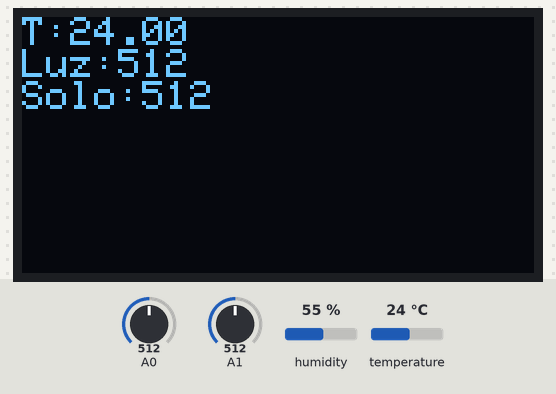
The sketch below on a simulated Arduino Uno, built with avr-gcc and run on an emulated ATmega328P. Parts: 128×64 one-colour display. Inputs (shaded band) come from the test bench; at power-on: temperature 24 °C, A0 = 512, A1 = 512, humidity 55 %.

Above: at 1.8 s.
1.9 s: temperature set to 12 °C
At 3.3 s:
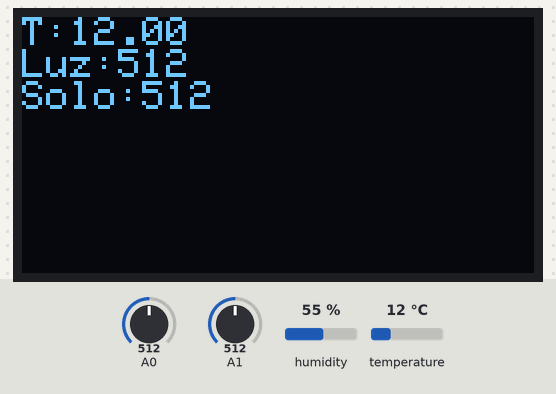
3.6 s: A0 set to 716
At 5.4 s:
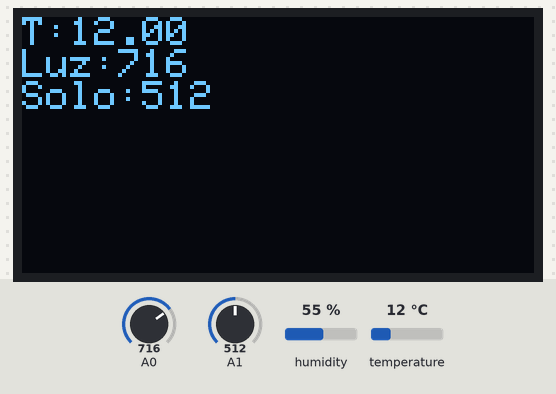
5.7 s: A1 set to 716
At 6.6 s:
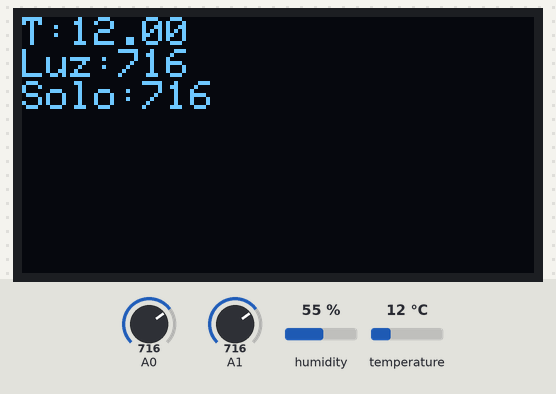
7.8 s: temperature set to 19 °C
9.9 s: A0 set to 992
At 10.9 s:
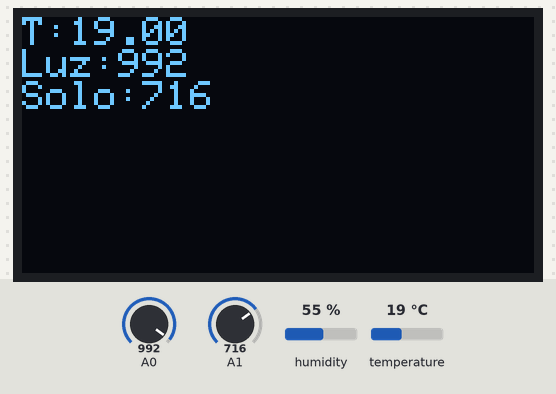
11.9 s: A1 set to 992
At 13.0 s:
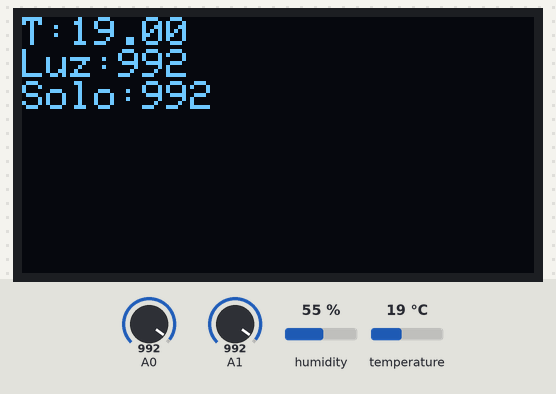
Timing chart, 0 to 14.9 s (numbered marks = the images above; inputs shaded):
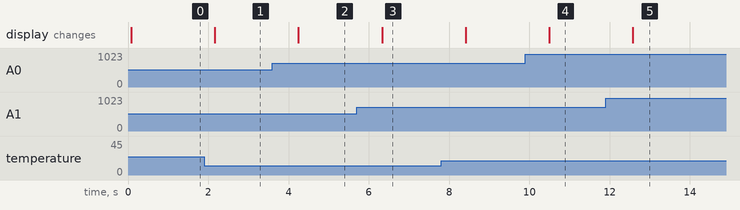

Measured:
- after the input at 1.9 s, the display: changes after 0.27 s (image 1)
- after the input at 3.6 s, the display: changes after 0.65 s (image 2)
- after the input at 5.7 s, the display: changes after 0.63 s (image 3)
- after the input at 9.9 s, the display: changes after 0.59 s (image 4)
- after the input at 11.9 s, the display: changes after 0.68 s (image 5)

The sketch:

Projeto_146_Painel_de_Sensores_Multifuncao.ino
```cpp
// Projeto 146 - Painel de Sensores Multifunção
// Arduino Uno | Arduino Neon Lab

#include <DHT.h>
 #include <Wire.h>
 #include <Adafruit_GFX.h>
 #include <Adafruit_SSD1306.h>

 Adafruit_SSD1306 display(128,64,&Wire,-1); DHT dht(2,DHT11);
 void setup(){ dht.begin(); display.begin(SSD1306_SWITCHCAPVCC,0x3C); }
 void loop(){
   display.clearDisplay(); display.setCursor(0,0);
   display.print("T:"); display.println(dht.readTemperature());
   display.print("Luz:"); display.println(analogRead(A0));
   display.print("Solo:"); display.println(analogRead(A1));
   display.display(); delay(1000);
 }
```
